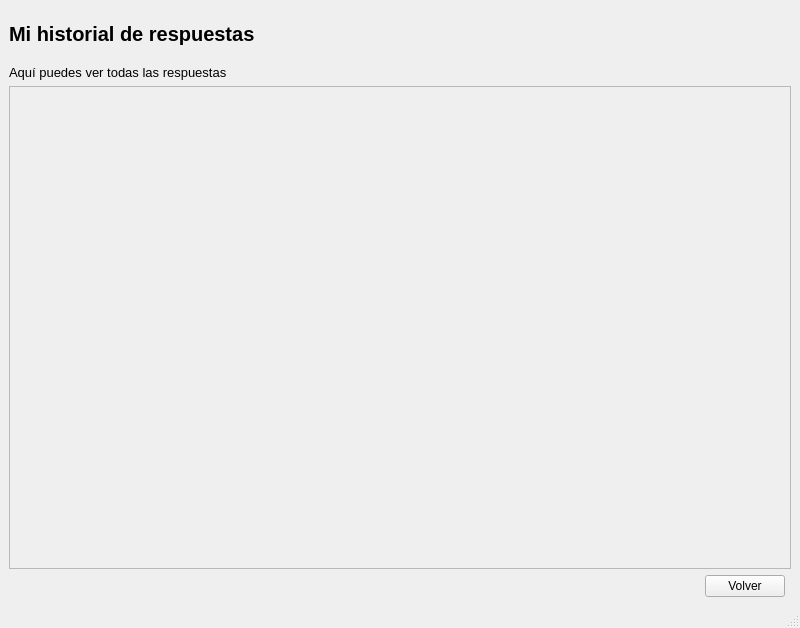
<?xml version="1.0" encoding="UTF-8"?>
<ui version="4.0">
 <class>MainWindow</class>
 <widget class="QMainWindow" name="MainWindow">
  <property name="geometry">
   <rect>
    <x>0</x>
    <y>0</y>
    <width>800</width>
    <height>628</height>
   </rect>
  </property>
  <property name="windowTitle">
   <string>MainWindow</string>
  </property>
  <widget class="QWidget" name="centralwidget">
   <layout class="QGridLayout" name="gridLayout_2">
    <item row="2" column="0">
     <widget class="QLabel" name="lbl_subtitulo">
      <property name="font">
       <font>
        <pointsize>10</pointsize>
       </font>
      </property>
      <property name="text">
       <string>Aquí puedes ver todas las respuestas</string>
      </property>
     </widget>
    </item>
    <item row="4" column="0">
     <spacer name="horizontalSpacer">
      <property name="orientation">
       <enum>Qt::Orientation::Horizontal</enum>
      </property>
      <property name="sizeHint" stdset="0">
       <size>
        <width>40</width>
        <height>20</height>
       </size>
      </property>
     </spacer>
    </item>
    <item row="4" column="1">
     <widget class="QPushButton" name="btn_volver">
      <property name="text">
       <string>Volver</string>
      </property>
     </widget>
    </item>
    <item row="1" column="0">
     <widget class="QLabel" name="lbl_titulo">
      <property name="minimumSize">
       <size>
        <width>0</width>
        <height>50</height>
       </size>
      </property>
      <property name="font">
       <font>
        <pointsize>15</pointsize>
        <bold>true</bold>
       </font>
      </property>
      <property name="text">
       <string>Mi historial de respuestas</string>
      </property>
     </widget>
    </item>
    <item row="3" column="0" colspan="3">
     <widget class="QScrollArea" name="scrollArea">
      <property name="widgetResizable">
       <bool>true</bool>
      </property>
      <widget class="QWidget" name="scrollAreaWidgetContents">
       <property name="geometry">
        <rect>
         <x>0</x>
         <y>0</y>
         <width>780</width>
         <height>455</height>
        </rect>
       </property>
       <layout class="QGridLayout" name="gridLayout">
        <item row="0" column="0">
         <spacer name="verticalSpacer">
          <property name="orientation">
           <enum>Qt::Orientation::Vertical</enum>
          </property>
          <property name="sizeHint" stdset="0">
           <size>
            <width>20</width>
            <height>284</height>
           </size>
          </property>
         </spacer>
        </item>
       </layout>
      </widget>
     </widget>
    </item>
   </layout>
  </widget>
  <widget class="QMenuBar" name="menubar">
   <property name="geometry">
    <rect>
     <x>0</x>
     <y>0</y>
     <width>800</width>
     <height>22</height>
    </rect>
   </property>
  </widget>
  <widget class="QStatusBar" name="statusbar"/>
 </widget>
 <resources/>
 <connections/>
</ui>
